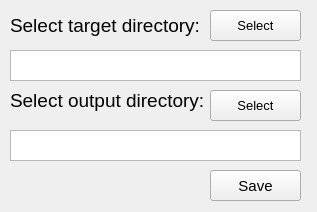
<?xml version="1.0" encoding="UTF-8"?>
<ui version="4.0">
 <class>AppSettings</class>
 <widget class="QWidget" name="AppSettings">
  <property name="geometry">
   <rect>
    <x>0</x>
    <y>0</y>
    <width>317</width>
    <height>212</height>
   </rect>
  </property>
  <property name="windowTitle">
   <string>Settings</string>
  </property>
  <widget class="QLabel" name="targetDirLabel">
   <property name="geometry">
    <rect>
     <x>10</x>
     <y>10</y>
     <width>191</width>
     <height>31</height>
    </rect>
   </property>
   <property name="font">
    <font>
     <pointsize>14</pointsize>
    </font>
   </property>
   <property name="text">
    <string>Select target directory:</string>
   </property>
  </widget>
  <widget class="QPlainTextEdit" name="targetPathTextEdit">
   <property name="geometry">
    <rect>
     <x>10</x>
     <y>50</y>
     <width>291</width>
     <height>31</height>
    </rect>
   </property>
  </widget>
  <widget class="QPushButton" name="SelectTargetButton">
   <property name="geometry">
    <rect>
     <x>210</x>
     <y>10</y>
     <width>91</width>
     <height>31</height>
    </rect>
   </property>
   <property name="font">
    <font>
     <pointsize>10</pointsize>
    </font>
   </property>
   <property name="text">
    <string>Select</string>
   </property>
  </widget>
  <widget class="QLabel" name="outputDirLabel">
   <property name="geometry">
    <rect>
     <x>10</x>
     <y>80</y>
     <width>211</width>
     <height>41</height>
    </rect>
   </property>
   <property name="font">
    <font>
     <pointsize>14</pointsize>
    </font>
   </property>
   <property name="text">
    <string>Select output directory:</string>
   </property>
  </widget>
  <widget class="QPushButton" name="selectOutputButton">
   <property name="geometry">
    <rect>
     <x>210</x>
     <y>90</y>
     <width>91</width>
     <height>31</height>
    </rect>
   </property>
   <property name="font">
    <font>
     <pointsize>10</pointsize>
    </font>
   </property>
   <property name="text">
    <string>Select</string>
   </property>
  </widget>
  <widget class="QPlainTextEdit" name="plainTextEdit">
   <property name="geometry">
    <rect>
     <x>10</x>
     <y>130</y>
     <width>291</width>
     <height>31</height>
    </rect>
   </property>
  </widget>
  <widget class="QPushButton" name="saveButton">
   <property name="geometry">
    <rect>
     <x>210</x>
     <y>170</y>
     <width>91</width>
     <height>31</height>
    </rect>
   </property>
   <property name="font">
    <font>
     <pointsize>11</pointsize>
    </font>
   </property>
   <property name="text">
    <string>Save</string>
   </property>
  </widget>
 </widget>
 <resources/>
 <connections/>
</ui>
